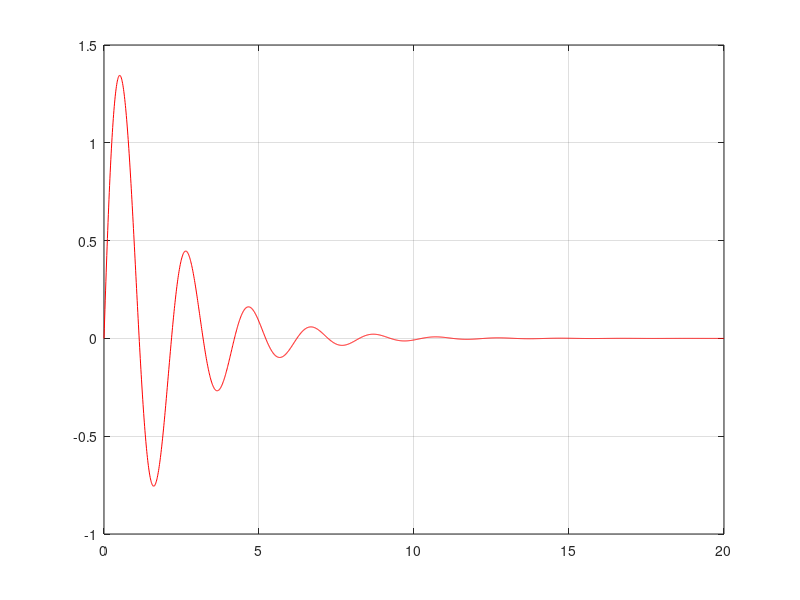

The MATLAB source for this figure:
vtheta0 = [0, 5];
m = 1;
g = 10;
l = 1;
b = 1;
t = 0:0.01:20;
f = @(t,theta) [theta(2);(-b*theta(2)-m*g*sin(theta(1)))/(m*l)];
[~, theta] = ode45(f, t, vtheta0);
theta(:,1)
plot(t, theta(:,1), 'r');
hold on;
grid on;
